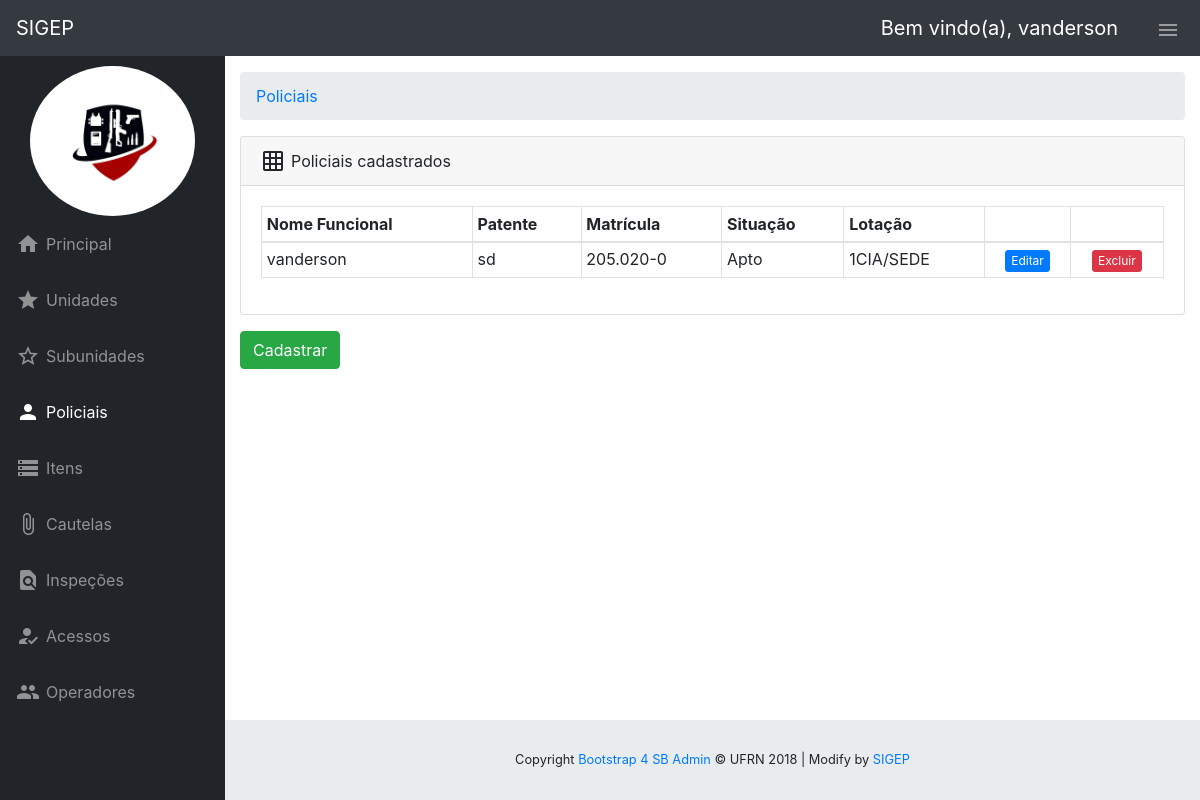
Page /view/PolicialView.php (signed in) on the committed database.
### tables this page shows
CREATE TABLE IF NOT EXISTS `policial` (
  `id` bigint(11) NOT NULL AUTO_INCREMENT,
  `nome` varchar(100) NOT NULL,
  `graduacao` varchar(10) NOT NULL DEFAULT 'sd',
  `nome_funcional` varchar(30) NOT NULL,
  `matricula` varchar(9) NOT NULL,
  `email` varchar(50) NOT NULL,
  `situacao` varchar(25) NOT NULL DEFAULT 'Apto' COMMENT 'Apto, Suspenso, Junta Psiquiátrica',
  `id_subunidade` int(11) NOT NULL,
  PRIMARY KEY (`id`),
  UNIQUE KEY `matricula` (`matricula`),
  UNIQUE KEY `email` (`email`)

);

CREATE TABLE IF NOT EXISTS `subunidade` (
  `id` int(11) NOT NULL AUTO_INCREMENT,
  `sigla` varchar(25) NOT NULL,
  `descricao` varchar(50) NOT NULL,
  `id_unid_superior` int(11) NOT NULL,
  PRIMARY KEY (`id`)

);

### DAO/Conexao.php (called while the page is built, shortened)
<?php
class conexao {
    public function conecta() {
        $host = "localhost";
        $user = "root";
        $pass = "";
        $dtbs = "sigep";
        $port = "3306";
        $conn = new mysqli($host, $user, $pass, $dtbs, $port);
        $conn->set_charset("utf8");
        return $conn;
    }
}

### controller/PolicialController.php (called while the page is built, shortened)
<?php
include_once '../DAO/PolicialDao.php';
include_once '../DAO/Conexao.php';
class PolicialController {
    public function listaPolicial() {
        $conexao = new conexao();
        $policialDao = new PolicialDao();
        $policialDao->lista($conexao);
    }
}

### controller/Uteis.php (called while the page is built, shortened)
<?php
class Uteis {
    function sanitizeString($string) {
    $what = array( 'ä','ã','à','á','â','ê','ë','è','é','ï','ì','í','ö','õ','ò','ó','ô','ü','ù','ú','û','À','Á','É','Í','Ó','Ú','ñ','Ñ','ç','Ç',' ','-','(',')',',',';',':','|','!','"','#','$','%','&','/','=','?','~','^','>','<','ª','º' );
    $by   = array( 'a','a','a','a','a','e','e','e','e','i','i','i','o','o','o','o','o','u','u','u','u','A','A','E','I','O','U','n','n','c','C','_','_','_','_','_','_','_','_','_','_','_','_','_','_','_','_','_','_','_','_','_','_','_' );
    return str_replace($what, $by, $string);
    }
}

### DAO/PolicialDao.php (the view, shortened to what this page needs)
<?php
require_once "../controller/Uteis.php";
class PolicialDao {
    function lista(conexao $conn) {
        $query = "SELECT p.id AS id, p.nome AS nome, p.graduacao AS graduacao, p.nome_funcional AS nome_funcional, p.matricula AS matricula, p.email AS email, p.situacao AS situacao, p.id_subunidade AS id_subunidade, s.sigla AS sigla_subunidade FROM policial AS p, subunidade AS s WHERE p.id_subunidade = s.id";
        $result = mysqli_query($conn->conecta(), $query);
        if (mysqli_num_rows($result) > 0) {
            while($row = mysqli_fetch_assoc($result)) {
                echo '<tr>';
                $uteis = new Uteis();
                $stringModal = $uteis->sanitizeString($row["nome_funcional"]);
                    echo '<td>' . $row["nome_funcional"] . '</td>';
                    echo '<td>' . $row["graduacao"] . '</td>';
                    echo '<td>' . $row["matricula"] . '</td>';
                    echo '<td>' . $row["situacao"] . '</td>';
                    echo '<td>' . $row["sigla_subunidade"] . '</td>';
                    echo    '<td align="center">
                                <form name="formpolicial1" action="../view/PolicialViewEditar.php" method="POST">
                                    <button type="submit" name="editar1" value="" class="btn btn-primary btn-xs">Editar</button>
                                    <input type="hidden" name="id" value="'.$row["id"].'">
                                </form>
                            </td>';
                    echo        '<td align="center">
                                        <button name="excluir" value="" class="btn btn-danger btn-xs"
                                        type="button" data-toggle="modal" data-target="#modalDeletePolicial'.$row["id"].$stringModal.'">Excluir</button>
                                </td>';
                    echo    '</tr>';
                }
            } else {
                echo "0 results";
            }
    }
}

### css/sb-admin.css (style rules this page uses)
html { position: relative; min-height: 100%; }
body { height: 100%; }
:root { --input-padding-x: 0.75rem; --input-padding-y: 0.75rem; }
footer.sticky-footer { display: -webkit-box; display: -ms-flexbox; display: flex; position: absolute; right: 0; bottom: 0; width: calc(100% - 90px); height: 80px; background-color: #e9ecef; }
footer.sticky-footer .copyright { line-height: 1; font-size: 0.8rem; }
@media (min-width: 768px) { footer.sticky-footer { width: calc(100% - 225px); } }

### rows in the picture
policial: nome_funcional "vanderson", graduacao "sd", matricula "205.020-0", situacao "Apto", id_subunidade.sigla "1CIA/SEDE"

### other values in the picture
$_SESSION['nome_funcional'] "vanderson"
